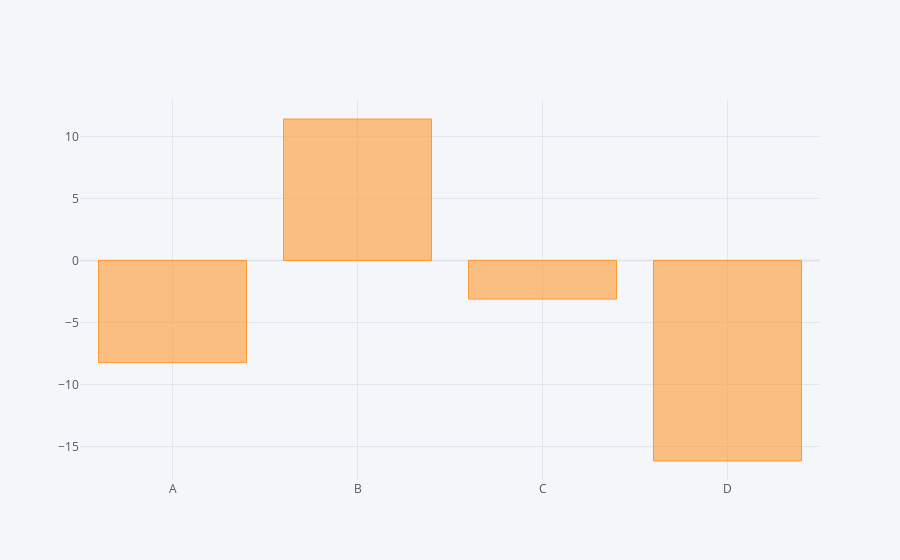

Notebook code cell kept with this figure:
### Code cell
df.sum().iplot(kind='bar')

### Figure 1 — Plotly figure (JSON) as saved in the notebook; plotly's stock layout.template omitted (floating-point values rounded to 4 significant figures)
{"data": [{"marker": {"color": "rgba(255, 153, 51, 0.6)", "line": {"color": "rgba(255, 153, 51, 1.0)", "width": 1}}, "name": "None", "orientation": "v", "text": "", "type": "bar", "x": ["A", "B", "C", "D"], "y": [-8.238, 11.4, -3.118, -16.17]}], "layout": {"legend": {"bgcolor": "#F5F6F9", "font": {"color": "#4D5663"}}, "paper_bgcolor": "#F5F6F9", "plot_bgcolor": "#F5F6F9", "title": {"font": {"color": "#4D5663"}}, "xaxis": {"gridcolor": "#E1E5ED", "showgrid": true, "tickfont": {"color": "#4D5663"}, "title": {"font": {"color": "#4D5663"}, "text": ""}, "zerolinecolor": "#E1E5ED"}, "yaxis": {"gridcolor": "#E1E5ED", "showgrid": true, "tickfont": {"color": "#4D5663"}, "title": {"font": {"color": "#4D5663"}, "text": ""}, "zerolinecolor": "#E1E5ED"}}}
